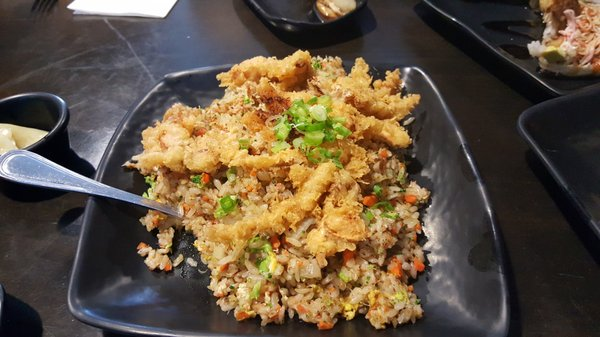
#> input picture Resize/test.jpg, 600 x 337 px, found by its file name
$ python script.py
#> lines starting #> are read from the running program, lines starting #| are printed output that depends on the picture
#!/usr/bin/python

from matplotlib import pyplot as plt
import numpy as np
import cv2

img = cv2.imread('./Resize/test.jpg')
#> img is the input picture: shape (337, 600, 3); mean B, G, R 63, 81.8, 97.5
gray = cv2.cvtColor(img, cv2.COLOR_BGR2GRAY)/255.0
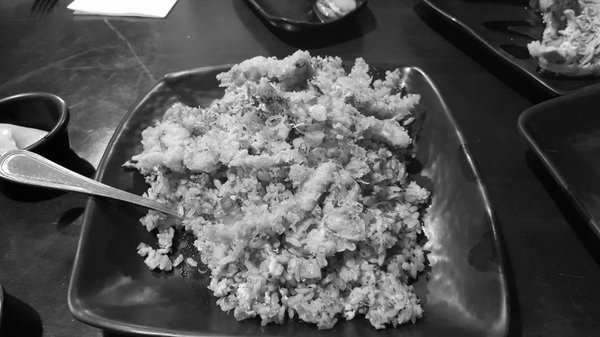
#> gray: shape (337, 600) float64; min 0, max 1, mean 0.331
dim = (64,64)
resized = cv2.resize(gray, dim, interpolation=cv2.INTER_AREA)
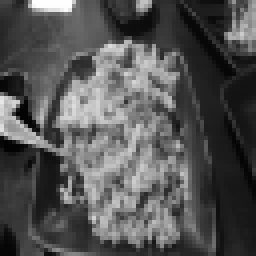
#> resized: shape (64, 64) float64 (shown 4 times larger); min 0.011, max 0.998, mean 0.331
plt.imshow(resized[:,::-1])
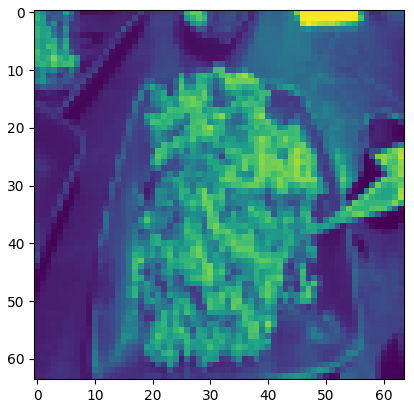
#> figure drawn by matplotlib, 1 panel
